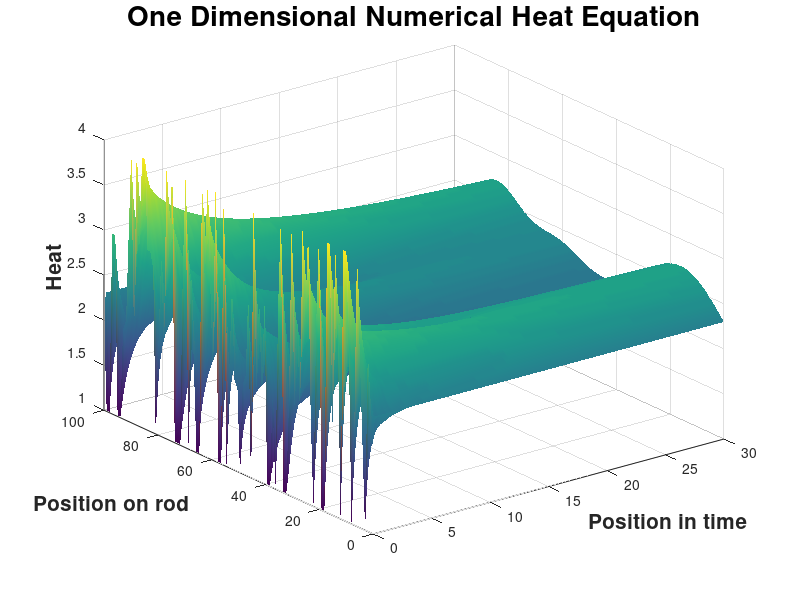

Recreate this plot in MATLAB.
clear; clc; close all;

%PDE being solved :  du^2/dx^2 * const = du/dt , where u is temp
%the information given : const, u(all x, 1)

%%----------Start of editable input data
N = 100;  % # steps                            
x_max = 100; %cm                     
t_max = 30; %s                        
T0 = randi(4, 1, N); %inital distribution
T0(1) = 2;   %boundary condition
T0(N) = 2;   %boundary condition
coeff = 1;   %physical coefficient (0; 1(+-1)]                                                 
%%-----------End of editable input data


%function that calculates the second derivative at points x and t
function res = uxx(u, x, t) 
    res = (u(x+1, t) - 2*u(x, t) + u(x-1, t));
end
%function that calculates the next temperature value
function res = u_next(u, x, t0, u_t)
    res = u(x, t0) + u_t(x, t0);
end

n_t = N*2;
n_x = length(T0);
u = zeros(n_x, n_t);
u(:, 1) = T0;
dt = t_max/n_t; %step size in t
dx = x_max/n_x; %step size in x
du_dxx = u;
du_dt = u;

coeff = dt*coeff/dx^2;

%f = figure;
%f.Visible = 'off';
%M(n_t) = struct('cdata', [], 'colormap', []);
for j = 1:n_t-1
    for i = 2:n_x-1
        du_dxx(i, j) = uxx(u, i, j); %get temp_xx value for all points on x
    end
    du_dt(:, j) = du_dxx(:, j)*coeff; %get temp_t value for all points on x
    %plot(u(:, j));
    %M(j) = getframe;
    for i = 1:n_x
        u(i, j+1) = u_next(u, i, j, du_dt); %get temp value for all points on x after dt has passed
    end
    
end
%plot(u(:, n_t));
%M(n_t) = getframe;
%f.Visible = 'on';
%movie(M);


%Remove comment to plot the surface 
t = linspace(0, t_max, n_t); 
x = linspace(0, x_max, n_x);
s = surf(t, x, u, 'EdgeColor', 'none', 'FaceColor', 'interp');
title('One Dimensional Numerical Heat Equation', 'FontSize', 20, 'FontWeight', 'bold');
ylabel('Position on rod', 'FontSize', 15, 'FontWeight', 'bold');
xlabel('Position in time', 'FontSize', 15, 'FontWeight', 'bold');
zlabel('Heat', 'FontSize', 15, 'FontWeight', 'bold');
